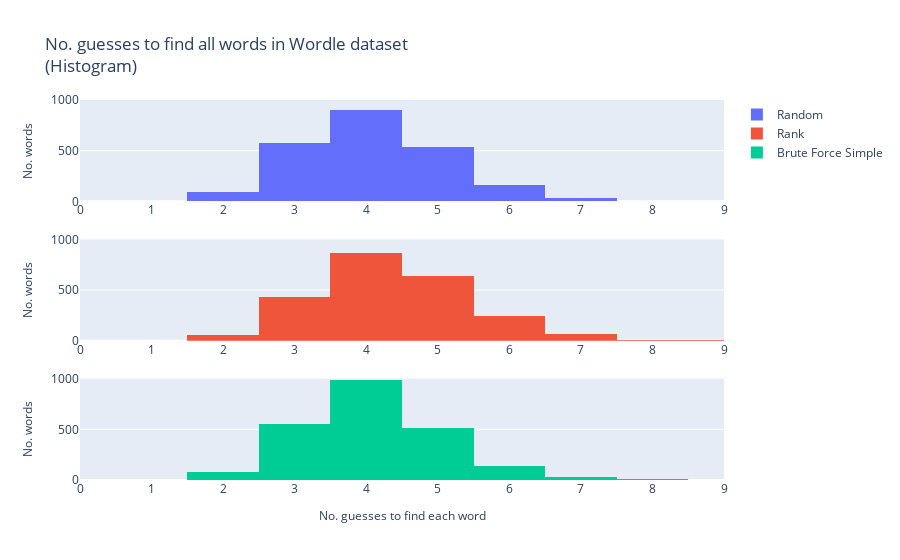
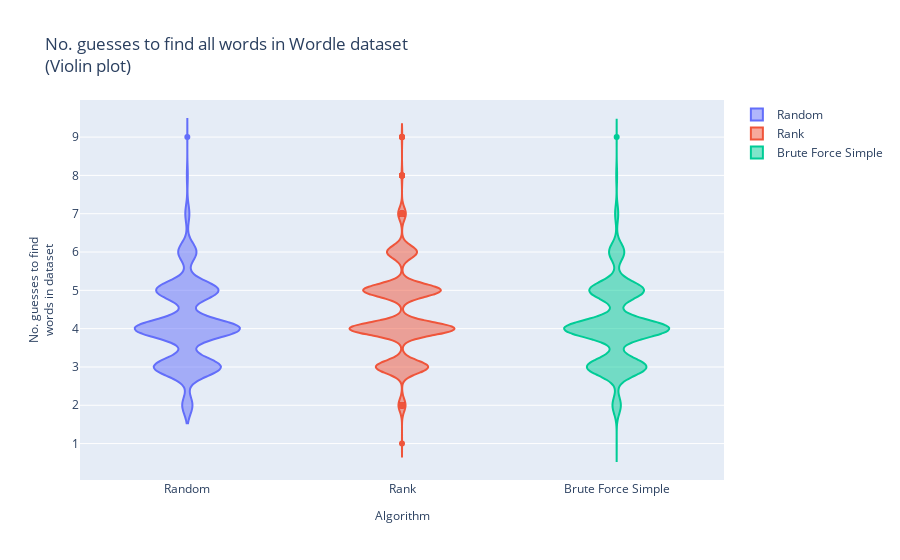
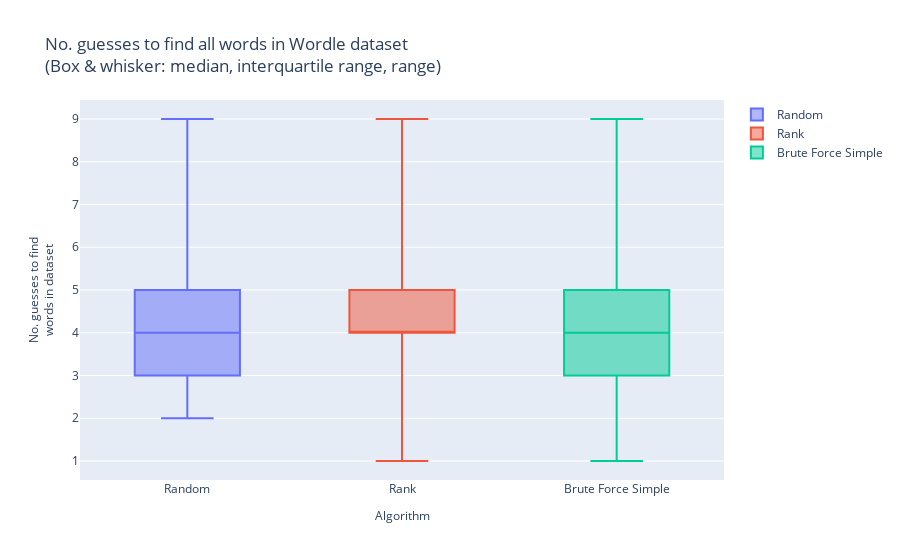
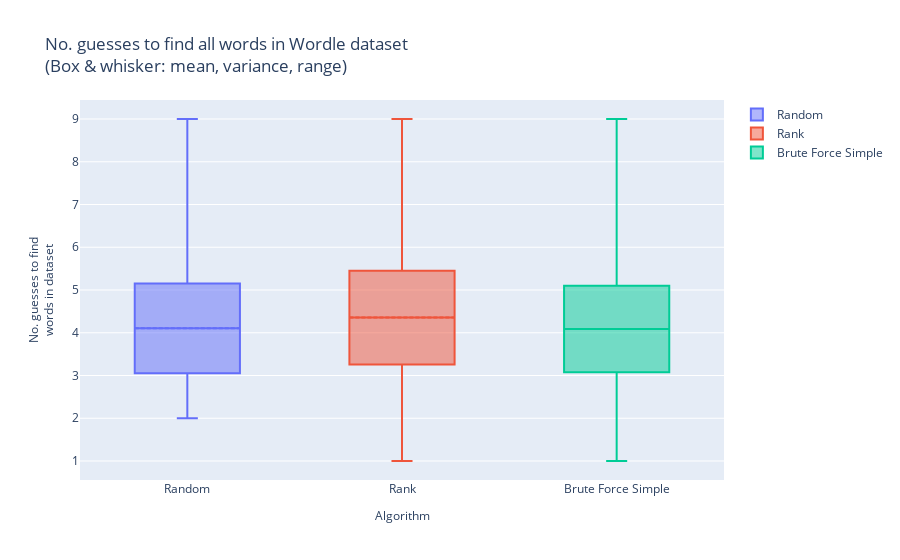

Notebook cell for these charts, in order:
### Markdown cell above
## Visualising model performance
The cell below visualises and measures the various algorithms'/models' performances across the entire Wordle dataset.

### Code cell
#**********************#
#*** Import modules ***#
#**********************#

import pandas as pd
import plotly as px
import plotly.graph_objects as go
from plotly.subplots import make_subplots
import math
from scipy.stats import ttest_ind
import numpy as np

#**********************#
#*** Pre-processing ***#
#**********************#

# Name of the CSV file
filename1 = "test_data/random_all_words_test_data.csv"
filename2 = "test_data/rank_all_words_test_data.csv"
filename3 = "test_data/brute_force_simple_all_words_test_data.csv"

# Reading the CSV file
df1 = pd.read_csv(filename1)
df2 = pd.read_csv(filename2)
df3 = pd.read_csv(filename3)

# Printing the DataFrame
all_data=pd.concat([df1, df2, df3], axis=1)
all_data.columns=['Random','Rank','Brute Force Simple']

#Define colours for graphs
fill_colours=['rgba(99, 110, 250, 0.5)','rgba(239, 85, 59, 0.5)','rgba(0, 204, 150, 0.5)']
line_colours=['rgb(99, 110, 250)','rgb(239, 85, 59)','rgb(0, 204, 150)']
column_names=["Random","Rank","Brute Force Simple"]

#*****************#
#*** Histogram ***#
#*****************#

# create the subplot with 3 x-axes
fig = make_subplots(rows=3, cols=1, shared_yaxes=True)

# add histogram trace for first column
fig.add_trace(go.Histogram(x=all_data['Random'], name='Random'), row=1, col=1)

# add histogram trace for second column
fig.add_trace(go.Histogram(x=all_data['Rank'], name='Rank'), row=2, col=1)

# add histogram trace for third column
fig.add_trace(go.Histogram(x=all_data['Brute Force Simple'], name='Brute Force Simple'), row=3, col=1)

#set x axes
max_value = all_data.max().max() #Get highest overall value
fig.update_xaxes(range=[0, max_value])

#set y axis
freq_count_random = all_data['Random'].value_counts() # get the frequency count of each value in the column
freq_count_rank = all_data['Rank'].value_counts() # get the frequency count of each value in the column
freq_count_brute_force_simple = all_data['Brute Force Simple'].value_counts() # get the frequency count of each value in the column
max_count_random = freq_count_random.max() # get the maximum count
max_count_rank = freq_count_rank.max() # get the maximum count
max_count_brute_force_simple = freq_count_brute_force_simple.max() # get the maximum count
max_count=max([max_count_random,max_count_rank,max_count_brute_force_simple])
max_count_rounded = math.ceil(max_count/200) * 200
fig.update_yaxes(range=[0, max_count_rounded]) # set the y-axis range to the maximum value

# Set the xaxis title for the bottom subplot
fig.layout.xaxis3.title.text = "No. guesses to find each word"
fig.layout.xaxis3.title.font.size = 12

# Set the yaxis title for all three subplots
for ax in fig.layout.yaxis1, fig.layout.yaxis2, fig.layout.yaxis3:
    ax.title.text = "No. words"
    ax.title.font.size = 12

#Overall title
fig.update_layout(title_text="No. guesses to find all words in Wordle dataset<br>(Histogram)")

# show the plot
fig.update_layout(height=600)
fig.show()

#*******************#
#*** Violin Plot ***#
#*******************#

#Create plot
data = [go.Violin(y=all_data[col], name=col) for col in all_data.columns]
layout = go.Layout(title='No. guesses to find all words in Wordle dataset<br>(Violin plot)')
fig = go.Figure(data=data, layout=layout)

# Set the xaxis title for the bottom subplot
fig.layout.xaxis.title.text = "Algorithm"
fig.layout.xaxis.title.font.size = 12

# Set the yaxis title for the bottom subplot
fig.layout.yaxis.title.text = "No. guesses to find<br>words in dataset"
fig.layout.yaxis.title.font.size = 12

#Display figure
fig.update_layout(height=600)
fig.show()

#********************************#
#*** Box & Whisker (standard) ***#
#********************************#

#Create plot
data = [go.Box(y=all_data[col], boxpoints=False, name=col) for col in all_data.columns]
layout = go.Layout(title='No. guesses to find all words in Wordle dataset<br>(Box & whisker: median, interquartile range, range)')
fig = go.Figure(data=data, layout=layout)

#Set the xaxis title for the bottom subplot
fig.layout.xaxis.title.text = "Algorithm"
fig.layout.xaxis.title.font.size = 12

#Set the yaxis title for the bottom subplot
fig.layout.yaxis.title.text = "No. guesses to find<br>words in dataset"
fig.layout.yaxis.title.font.size = 12

#Display figure
fig.update_layout(height=600)
fig.show()

#****************************#
#*** Box & Whisker (mean) ***#
#****************************#

# Calculate the mean, std deviation, max and min of each column
means = all_data.mean()
std_dev = all_data.std()
max_values = all_data.max()
min_values = all_data.min()

#Initialise data for graph
data = []

# Create a box trace for each column
for ind in range(len(means)):
    trace = go.Box(q1 = [means[ind] - std_dev[ind]],
                   q3 = [means[ind] + std_dev[ind]],
                   median = [means[ind]],
                   upperfence=[max_values[ind]],
                   lowerfence=[min_values[ind]],
                   name=column_names[ind],
                   #boxpoints='all',
                   #jitter=0.3,
                   #pointpos=-1.8,
                   x0=ind,
                   boxmean=True,
                   whiskerwidth=0.2,
                   fillcolor=fill_colours[ind],
                   line=dict(color=line_colours[ind])
                  )
    data.append(trace)

#Generate plot
layout = go.Layout(title='No. guesses to find all words in Wordle dataset<br>(Box & whisker: mean, variance, range)', 
                   xaxis={'tickmode': 'array', 'tickvals': [0, 1, 2], 'ticktext': ['Random', 'Rank', 'Brute Force Simple']})
fig = go.Figure(data=data, layout=layout)

# Set the xaxis title for the bottom subplot
fig.layout.xaxis.title.text = "Algorithm"
fig.layout.xaxis.title.font.size = 12

# Set the yaxis title for the bottom subplot
fig.layout.yaxis.title.text = "No. guesses to find<br>words in dataset"
fig.layout.yaxis.title.font.size = 12

#Display figure
fig.update_layout(height=600)
fig.show()

#**************************#
#*** Means as bar plots ***#
#**************************#

# Calculate the mean of each column
means = all_data.mean()

#Initialise data variable
data=[]

# Create a bar trace for the means
for ind in range(len(means)):
    trace = go.Bar(x=[means.index[ind]], y=[means.values[ind]],
                   name=column_names[ind],
                   marker_color=fill_colours[ind],
                   marker_line_color=line_colours[ind],
                   marker_line_width=2)
    data.append(trace)

    
#Generate plot
layout = go.Layout(title='Mean no. guesses to find all words in Wordle dataset')
fig = go.Figure(data=data, layout=layout)

# Set the xaxis title for the bottom subplot
fig.layout.xaxis.title.text = "Algorithm"
fig.layout.xaxis.title.font.size = 12

# Set the yaxis title for the bottom subplot
fig.layout.yaxis.title.text = "Mean no. guesses"
fig.layout.yaxis.title.font.size = 12

#Display figure
fig.show()

#****************************************#
#*** Statistical significance testing ***#
#****************************************#

# Pairwise t-test between col1 and col2
t_stat_random_rank, p_value_random_rank = ttest_ind(all_data['Random'], all_data['Rank'])
#print(f"Pairwise t-test between Random and Rank: t-statistic = {t_stat_random_rank}, p-value = {p_value_random_rank}")

# Pairwise t-test between col1 and col3
t_stat_random_bfs, p_value_random_bfs = ttest_ind(all_data['Random'], all_data['Brute Force Simple'])
#print(f"Pairwise t-test between Random and Brute Force Simple: t-statistic = {t_stat_random_bfs}, p-value = {p_value_random_bfs}")

# Pairwise t-test between col2 and col3
t_stat_rank_bfs, p_value_rank_bfs = ttest_ind(all_data['Rank'], all_data['Brute Force Simple'])
#print(f"Pairwise t-test between Rank and Brute Force Simple: t-statistic = {t_stat_rank_bfs}, p-value = {p_value_rank_bfs}")

#Generate numpy array
pairwise_ttest_pvalues=np.array([[0,p_value_random_rank,p_value_random_bfs],
                                [p_value_random_rank,0,p_value_rank_bfs],
                                [p_value_random_bfs,p_value_rank_bfs,0]])

#Generated rounded numpy array
def round_number_to_2sf(number):
    rounded_number = round(number, -int(math.floor(math.log10(abs(number)))) + 1)
    return(rounded_number)

n_rows=np.shape(pairwise_ttest_pvalues)[0]
n_columns=np.shape(pairwise_ttest_pvalues)[1]
pairwise_ttest_pvalues_rounded=np.empty([n_rows,n_columns])

for j in range(n_columns):
    for i in range(n_rows):
        number=pairwise_ttest_pvalues[i,j]
        if number == 0:
            pairwise_ttest_pvalues_rounded[i,j]=0
        else:
            rounded_number=round_number_to_2sf(number)
            formatted_number = '{:.3g}'.format(rounded_number)
            pairwise_ttest_pvalues_rounded[i,j]=formatted_number

#Generate dataframe
table_ttests_pvalues=pd.DataFrame(pairwise_ttest_pvalues,
                                  columns=["Random", "Rank", "Brute Force Simple"],
                                  index=["Random", "Rank", "Brute Force Simple"])

#Generate rounded dataframe
table_ttests_pvalues_rounded=pd.DataFrame(pairwise_ttest_pvalues_rounded,
                                          columns=["Random", "Rank", "Brute Force Simple"],
                                          index=["Random", "Rank", "Brute Force Simple"])

table_ttests_pvalues_rounded = table_ttests_pvalues_rounded.applymap(lambda x: '{:g}'.format(x))

#Display dataframe
print("Pairwise statistical significance testing (t-tests)")
display(table_ttests_pvalues_rounded)

### Figure 1 — Plotly figure (JSON) as saved in the notebook; plotly's stock layout.template omitted (floating-point values rounded to 4 significant figures; data arrays with more than 128 entries replaced by an {"elided": "..."} marker saying what was removed)
{"data": [{"name": "Random", "type": "histogram", "x": {"elided": "2310 int values"}, "xaxis": "x", "yaxis": "y"}, {"name": "Rank", "type": "histogram", "x": {"elided": "2310 int values"}, "xaxis": "x2", "yaxis": "y2"}, {"name": "Brute Force Simple", "type": "histogram", "x": {"elided": "2310 int values"}, "xaxis": "x3", "yaxis": "y3"}], "layout": {"autosize": true, "title": {"text": "No. guesses to find all words in Wordle dataset<br>(Histogram)"}, "xaxis": {"anchor": "y", "domain": [0, 1], "range": [0, 9], "type": "linear"}, "xaxis2": {"anchor": "y2", "domain": [0, 1], "range": [0, 9], "type": "linear"}, "xaxis3": {"anchor": "y3", "domain": [0, 1], "range": [0, 9], "title": {"font": {"size": 12}, "text": "No. guesses to find each word"}, "type": "linear"}, "yaxis": {"anchor": "x", "domain": [0.7333, 1], "range": [0, 1000], "title": {"font": {"size": 12}, "text": "No. words"}}, "yaxis2": {"anchor": "x2", "domain": [0.3667, 0.6333], "range": [0, 1000], "title": {"font": {"size": 12}, "text": "No. words"}}, "yaxis3": {"anchor": "x3", "domain": [0, 0.2667], "range": [0, 1000], "title": {"font": {"size": 12}, "text": "No. words"}}}}

### Figure 2 — Plotly figure (JSON) as saved in the notebook; plotly's stock layout.template omitted (floating-point values rounded to 4 significant figures; data arrays with more than 128 entries replaced by an {"elided": "..."} marker saying what was removed)
{"data": [{"name": "Random", "type": "violin", "y": {"elided": "2310 int values"}}, {"name": "Rank", "type": "violin", "y": {"elided": "2310 int values"}}, {"name": "Brute Force Simple", "type": "violin", "y": {"elided": "2310 int values"}}], "layout": {"autosize": true, "title": {"text": "No. guesses to find all words in Wordle dataset<br>(Violin plot)"}, "xaxis": {"autorange": true, "range": [-0.5, 2.5], "title": {"font": {"size": 12}, "text": "Algorithm"}, "type": "category"}, "yaxis": {"autorange": true, "range": [0.04983, 9.968], "title": {"font": {"size": 12}, "text": "No. guesses to find<br>words in dataset"}, "type": "linear"}}}

### Figure 3 — Plotly figure (JSON) as saved in the notebook; plotly's stock layout.template omitted (floating-point values rounded to 4 significant figures; data arrays with more than 128 entries replaced by an {"elided": "..."} marker saying what was removed)
{"data": [{"boxpoints": false, "name": "Random", "type": "box", "y": {"elided": "2310 int values"}}, {"boxpoints": false, "name": "Rank", "type": "box", "y": {"elided": "2310 int values"}}, {"boxpoints": false, "name": "Brute Force Simple", "type": "box", "y": {"elided": "2310 int values"}}], "layout": {"autosize": true, "title": {"text": "No. guesses to find all words in Wordle dataset<br>(Box & whisker: median, interquartile range, range)"}, "xaxis": {"autorange": true, "range": [-0.5, 2.5], "title": {"font": {"size": 12}, "text": "Algorithm"}, "type": "category"}, "yaxis": {"autorange": true, "range": [0.5556, 9.444], "title": {"font": {"size": 12}, "text": "No. guesses to find<br>words in dataset"}, "type": "linear"}}}

### Figure 4 — Plotly figure (JSON) as saved in the notebook; plotly's stock layout.template omitted (floating-point values rounded to 4 significant figures)
{"data": [{"boxmean": true, "fillcolor": "rgba(99, 110, 250, 0.5)", "line": {"color": "rgb(99, 110, 250)"}, "lowerfence": [2], "median": [4.103], "name": "Random", "q1": [3.055], "q3": [5.152], "type": "box", "upperfence": [9], "whiskerwidth": 0.2, "x0": 0}, {"boxmean": true, "fillcolor": "rgba(239, 85, 59, 0.5)", "line": {"color": "rgb(239, 85, 59)"}, "lowerfence": [1], "median": [4.355], "name": "Rank", "q1": [3.257], "q3": [5.453], "type": "box", "upperfence": [9], "whiskerwidth": 0.2, "x0": 1}, {"boxmean": true, "fillcolor": "rgba(0, 204, 150, 0.5)", "line": {"color": "rgb(0, 204, 150)"}, "lowerfence": [1], "median": [4.088], "name": "Brute Force Simple", "q1": [3.078], "q3": [5.097], "type": "box", "upperfence": [9], "whiskerwidth": 0.2, "x0": 2}], "layout": {"autosize": true, "title": {"text": "No. guesses to find all words in Wordle dataset<br>(Box & whisker: mean, variance, range)"}, "xaxis": {"autorange": true, "range": [-0.5, 2.5], "tickmode": "array", "ticktext": ["Random", "Rank", "Brute Force Simple"], "tickvals": [0, 1, 2], "title": {"font": {"size": 12}, "text": "Algorithm"}, "type": "linear"}, "yaxis": {"autorange": true, "range": [0.5556, 9.444], "title": {"font": {"size": 12}, "text": "No. guesses to find<br>words in dataset"}}}}
